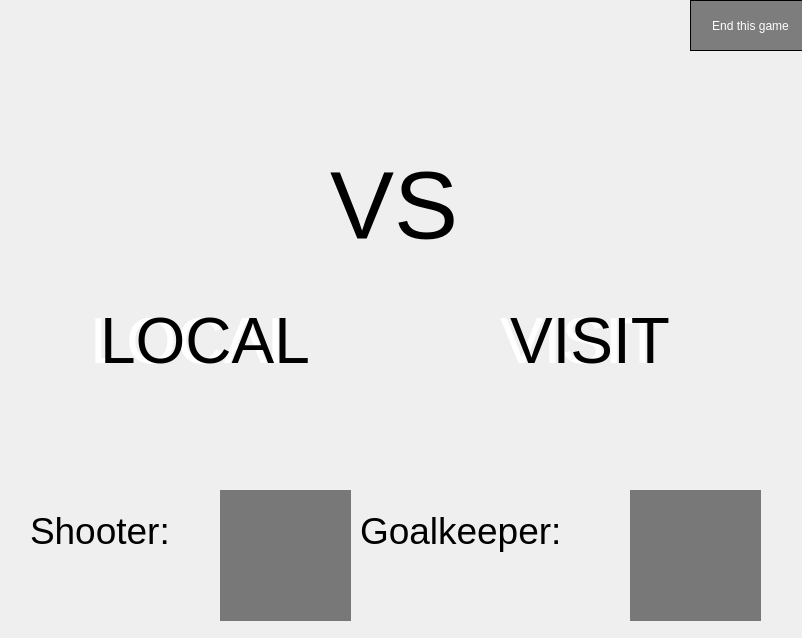
<?xml version="1.0" encoding="UTF-8"?>
<ui version="4.0">
 <class>VentanaJuego</class>
 <widget class="QWidget" name="VentanaJuego">
  <property name="geometry">
   <rect>
    <x>0</x>
    <y>0</y>
    <width>802</width>
    <height>638</height>
   </rect>
  </property>
  <property name="minimumSize">
   <size>
    <width>802</width>
    <height>638</height>
   </size>
  </property>
  <property name="maximumSize">
   <size>
    <width>802</width>
    <height>638</height>
   </size>
  </property>
  <property name="windowTitle">
   <string>Play</string>
  </property>
  <widget class="QLabel" name="label">
   <property name="geometry">
    <rect>
     <x>-80</x>
     <y>0</y>
     <width>961</width>
     <height>641</height>
    </rect>
   </property>
   <property name="text">
    <string/>
   </property>
   <property name="pixmap">
    <pixmap>images/game.jpg</pixmap>
   </property>
   <property name="scaledContents">
    <bool>true</bool>
   </property>
  </widget>
  <widget class="QLabel" name="LocalLabel">
   <property name="geometry">
    <rect>
     <x>50</x>
     <y>60</y>
     <width>211</width>
     <height>211</height>
    </rect>
   </property>
   <property name="minimumSize">
    <size>
     <width>211</width>
     <height>211</height>
    </size>
   </property>
   <property name="maximumSize">
    <size>
     <width>211</width>
     <height>211</height>
    </size>
   </property>
   <property name="text">
    <string/>
   </property>
   <property name="pixmap">
    <pixmap>images/barcelona.png</pixmap>
   </property>
   <property name="scaledContents">
    <bool>true</bool>
   </property>
  </widget>
  <widget class="QLabel" name="VisitLabel">
   <property name="geometry">
    <rect>
     <x>520</x>
     <y>70</y>
     <width>211</width>
     <height>211</height>
    </rect>
   </property>
   <property name="minimumSize">
    <size>
     <width>211</width>
     <height>211</height>
    </size>
   </property>
   <property name="maximumSize">
    <size>
     <width>211</width>
     <height>211</height>
    </size>
   </property>
   <property name="text">
    <string/>
   </property>
   <property name="pixmap">
    <pixmap>images/barcelona.png</pixmap>
   </property>
   <property name="scaledContents">
    <bool>true</bool>
   </property>
  </widget>
  <widget class="QLabel" name="ShooterPhoto">
   <property name="geometry">
    <rect>
     <x>220</x>
     <y>490</y>
     <width>131</width>
     <height>131</height>
    </rect>
   </property>
   <property name="sizePolicy">
    <sizepolicy hsizetype="Fixed" vsizetype="Fixed">
     <horstretch>0</horstretch>
     <verstretch>0</verstretch>
    </sizepolicy>
   </property>
   <property name="minimumSize">
    <size>
     <width>131</width>
     <height>131</height>
    </size>
   </property>
   <property name="maximumSize">
    <size>
     <width>131</width>
     <height>131</height>
    </size>
   </property>
   <property name="styleSheet">
    <string notr="true">background:rgba(0,0,0,0.5)</string>
   </property>
   <property name="text">
    <string/>
   </property>
   <property name="pixmap">
    <pixmap>images/Madrid.png</pixmap>
   </property>
   <property name="scaledContents">
    <bool>true</bool>
   </property>
  </widget>
  <widget class="QLabel" name="GKPhoto">
   <property name="geometry">
    <rect>
     <x>630</x>
     <y>490</y>
     <width>131</width>
     <height>131</height>
    </rect>
   </property>
   <property name="sizePolicy">
    <sizepolicy hsizetype="Fixed" vsizetype="Fixed">
     <horstretch>0</horstretch>
     <verstretch>0</verstretch>
    </sizepolicy>
   </property>
   <property name="minimumSize">
    <size>
     <width>131</width>
     <height>131</height>
    </size>
   </property>
   <property name="maximumSize">
    <size>
     <width>131</width>
     <height>131</height>
    </size>
   </property>
   <property name="styleSheet">
    <string notr="true">background:rgba(0,0,0,0.5)</string>
   </property>
   <property name="text">
    <string/>
   </property>
   <property name="pixmap">
    <pixmap>images/Madrid.png</pixmap>
   </property>
   <property name="scaledContents">
    <bool>true</bool>
   </property>
  </widget>
  <widget class="QLabel" name="label_5">
   <property name="geometry">
    <rect>
     <x>30</x>
     <y>490</y>
     <width>331</width>
     <height>81</height>
    </rect>
   </property>
   <property name="font">
    <font>
     <pointsize>28</pointsize>
    </font>
   </property>
   <property name="styleSheet">
    <string notr="true"/>
   </property>
   <property name="text">
    <string>Shooter:</string>
   </property>
  </widget>
  <widget class="QLabel" name="label_6">
   <property name="geometry">
    <rect>
     <x>360</x>
     <y>490</y>
     <width>331</width>
     <height>81</height>
    </rect>
   </property>
   <property name="font">
    <font>
     <pointsize>28</pointsize>
    </font>
   </property>
   <property name="styleSheet">
    <string notr="true"/>
   </property>
   <property name="text">
    <string>Goalkeeper:</string>
   </property>
  </widget>
  <widget class="QLabel" name="g4">
   <property name="enabled">
    <bool>false</bool>
   </property>
   <property name="geometry">
    <rect>
     <x>480</x>
     <y>390</y>
     <width>81</width>
     <height>81</height>
    </rect>
   </property>
   <property name="text">
    <string/>
   </property>
   <property name="pixmap">
    <pixmap>images/104493-3d-glossy-green-orb-icon-sports-hobbies-ball-soccer.png</pixmap>
   </property>
   <property name="scaledContents">
    <bool>true</bool>
   </property>
  </widget>
  <widget class="QLabel" name="g6">
   <property name="enabled">
    <bool>false</bool>
   </property>
   <property name="geometry">
    <rect>
     <x>550</x>
     <y>390</y>
     <width>81</width>
     <height>81</height>
    </rect>
   </property>
   <property name="text">
    <string/>
   </property>
   <property name="pixmap">
    <pixmap>images/104493-3d-glossy-green-orb-icon-sports-hobbies-ball-soccer.png</pixmap>
   </property>
   <property name="scaledContents">
    <bool>true</bool>
   </property>
  </widget>
  <widget class="QLabel" name="g2">
   <property name="enabled">
    <bool>false</bool>
   </property>
   <property name="geometry">
    <rect>
     <x>410</x>
     <y>390</y>
     <width>81</width>
     <height>81</height>
    </rect>
   </property>
   <property name="text">
    <string/>
   </property>
   <property name="pixmap">
    <pixmap>images/104493-3d-glossy-green-orb-icon-sports-hobbies-ball-soccer.png</pixmap>
   </property>
   <property name="scaledContents">
    <bool>true</bool>
   </property>
  </widget>
  <widget class="QLabel" name="g8">
   <property name="enabled">
    <bool>false</bool>
   </property>
   <property name="geometry">
    <rect>
     <x>620</x>
     <y>390</y>
     <width>81</width>
     <height>81</height>
    </rect>
   </property>
   <property name="text">
    <string/>
   </property>
   <property name="pixmap">
    <pixmap>images/104493-3d-glossy-green-orb-icon-sports-hobbies-ball-soccer.png</pixmap>
   </property>
   <property name="scaledContents">
    <bool>true</bool>
   </property>
  </widget>
  <widget class="QLabel" name="g10">
   <property name="enabled">
    <bool>false</bool>
   </property>
   <property name="geometry">
    <rect>
     <x>690</x>
     <y>390</y>
     <width>81</width>
     <height>81</height>
    </rect>
   </property>
   <property name="text">
    <string/>
   </property>
   <property name="pixmap">
    <pixmap>images/104493-3d-glossy-green-orb-icon-sports-hobbies-ball-soccer.png</pixmap>
   </property>
   <property name="scaledContents">
    <bool>true</bool>
   </property>
  </widget>
  <widget class="QLabel" name="g7">
   <property name="enabled">
    <bool>false</bool>
   </property>
   <property name="geometry">
    <rect>
     <x>240</x>
     <y>390</y>
     <width>81</width>
     <height>81</height>
    </rect>
   </property>
   <property name="text">
    <string/>
   </property>
   <property name="pixmap">
    <pixmap>images/104493-3d-glossy-green-orb-icon-sports-hobbies-ball-soccer.png</pixmap>
   </property>
   <property name="scaledContents">
    <bool>true</bool>
   </property>
  </widget>
  <widget class="QLabel" name="g5">
   <property name="enabled">
    <bool>false</bool>
   </property>
   <property name="geometry">
    <rect>
     <x>170</x>
     <y>390</y>
     <width>81</width>
     <height>81</height>
    </rect>
   </property>
   <property name="text">
    <string/>
   </property>
   <property name="pixmap">
    <pixmap>images/104493-3d-glossy-green-orb-icon-sports-hobbies-ball-soccer.png</pixmap>
   </property>
   <property name="scaledContents">
    <bool>true</bool>
   </property>
  </widget>
  <widget class="QLabel" name="g9">
   <property name="enabled">
    <bool>false</bool>
   </property>
   <property name="geometry">
    <rect>
     <x>310</x>
     <y>390</y>
     <width>81</width>
     <height>81</height>
    </rect>
   </property>
   <property name="text">
    <string/>
   </property>
   <property name="pixmap">
    <pixmap>images/104493-3d-glossy-green-orb-icon-sports-hobbies-ball-soccer.png</pixmap>
   </property>
   <property name="scaledContents">
    <bool>true</bool>
   </property>
  </widget>
  <widget class="QLabel" name="g1">
   <property name="enabled">
    <bool>false</bool>
   </property>
   <property name="geometry">
    <rect>
     <x>30</x>
     <y>390</y>
     <width>81</width>
     <height>81</height>
    </rect>
   </property>
   <property name="text">
    <string/>
   </property>
   <property name="pixmap">
    <pixmap>images/104493-3d-glossy-green-orb-icon-sports-hobbies-ball-soccer.png</pixmap>
   </property>
   <property name="scaledContents">
    <bool>true</bool>
   </property>
  </widget>
  <widget class="QLabel" name="g3">
   <property name="enabled">
    <bool>false</bool>
   </property>
   <property name="geometry">
    <rect>
     <x>100</x>
     <y>390</y>
     <width>81</width>
     <height>81</height>
    </rect>
   </property>
   <property name="text">
    <string/>
   </property>
   <property name="pixmap">
    <pixmap>images/104493-3d-glossy-green-orb-icon-sports-hobbies-ball-soccer.png</pixmap>
   </property>
   <property name="scaledContents">
    <bool>true</bool>
   </property>
  </widget>
  <widget class="QLabel" name="label_7">
   <property name="geometry">
    <rect>
     <x>90</x>
     <y>300</y>
     <width>331</width>
     <height>81</height>
    </rect>
   </property>
   <property name="font">
    <font>
     <family>Segoe UI Symbol</family>
     <pointsize>49</pointsize>
    </font>
   </property>
   <property name="styleSheet">
    <string notr="true">color:rgb(255, 255, 255)</string>
   </property>
   <property name="text">
    <string>LOCAL</string>
   </property>
  </widget>
  <widget class="QLabel" name="LocalLabel_2">
   <property name="geometry">
    <rect>
     <x>330</x>
     <y>140</y>
     <width>141</width>
     <height>131</height>
    </rect>
   </property>
   <property name="font">
    <font>
     <pointsize>72</pointsize>
    </font>
   </property>
   <property name="text">
    <string>VS</string>
   </property>
  </widget>
  <widget class="QLabel" name="label_9">
   <property name="geometry">
    <rect>
     <x>100</x>
     <y>300</y>
     <width>261</width>
     <height>81</height>
    </rect>
   </property>
   <property name="font">
    <font>
     <family>Segoe UI Symbol</family>
     <pointsize>48</pointsize>
    </font>
   </property>
   <property name="styleSheet">
    <string notr="true"/>
   </property>
   <property name="text">
    <string>LOCAL</string>
   </property>
  </widget>
  <widget class="QLabel" name="label_30">
   <property name="geometry">
    <rect>
     <x>510</x>
     <y>300</y>
     <width>261</width>
     <height>81</height>
    </rect>
   </property>
   <property name="font">
    <font>
     <family>Segoe UI Symbol</family>
     <pointsize>48</pointsize>
    </font>
   </property>
   <property name="styleSheet">
    <string notr="true"/>
   </property>
   <property name="text">
    <string>VISIT</string>
   </property>
  </widget>
  <widget class="QLabel" name="label_8">
   <property name="geometry">
    <rect>
     <x>500</x>
     <y>300</y>
     <width>331</width>
     <height>81</height>
    </rect>
   </property>
   <property name="font">
    <font>
     <family>Segoe UI Symbol</family>
     <pointsize>49</pointsize>
    </font>
   </property>
   <property name="styleSheet">
    <string notr="true">color:rgb(255, 255, 255)</string>
   </property>
   <property name="text">
    <string>VISIT</string>
   </property>
  </widget>
  <widget class="QPushButton" name="pushButton">
   <property name="geometry">
    <rect>
     <x>690</x>
     <y>0</y>
     <width>121</width>
     <height>51</height>
    </rect>
   </property>
   <property name="cursor">
    <cursorShape>PointingHandCursor</cursorShape>
   </property>
   <property name="styleSheet">
    <string notr="true">background:rgba(10, 10, 10, 0.5);
color: rgb(255, 255, 255);
border: 1px solid;</string>
   </property>
   <property name="text">
    <string>End this game</string>
   </property>
  </widget>
  <zorder>label</zorder>
  <zorder>LocalLabel</zorder>
  <zorder>VisitLabel</zorder>
  <zorder>ShooterPhoto</zorder>
  <zorder>GKPhoto</zorder>
  <zorder>label_5</zorder>
  <zorder>label_6</zorder>
  <zorder>label_7</zorder>
  <zorder>g4</zorder>
  <zorder>g6</zorder>
  <zorder>g2</zorder>
  <zorder>g8</zorder>
  <zorder>g10</zorder>
  <zorder>g7</zorder>
  <zorder>g5</zorder>
  <zorder>g9</zorder>
  <zorder>g1</zorder>
  <zorder>g3</zorder>
  <zorder>label_7</zorder>
  <zorder>LocalLabel_2</zorder>
  <zorder>label_9</zorder>
  <zorder>label_8</zorder>
  <zorder>label_30</zorder>
  <zorder>pushButton</zorder>
 </widget>
 <resources/>
 <connections/>
</ui>
